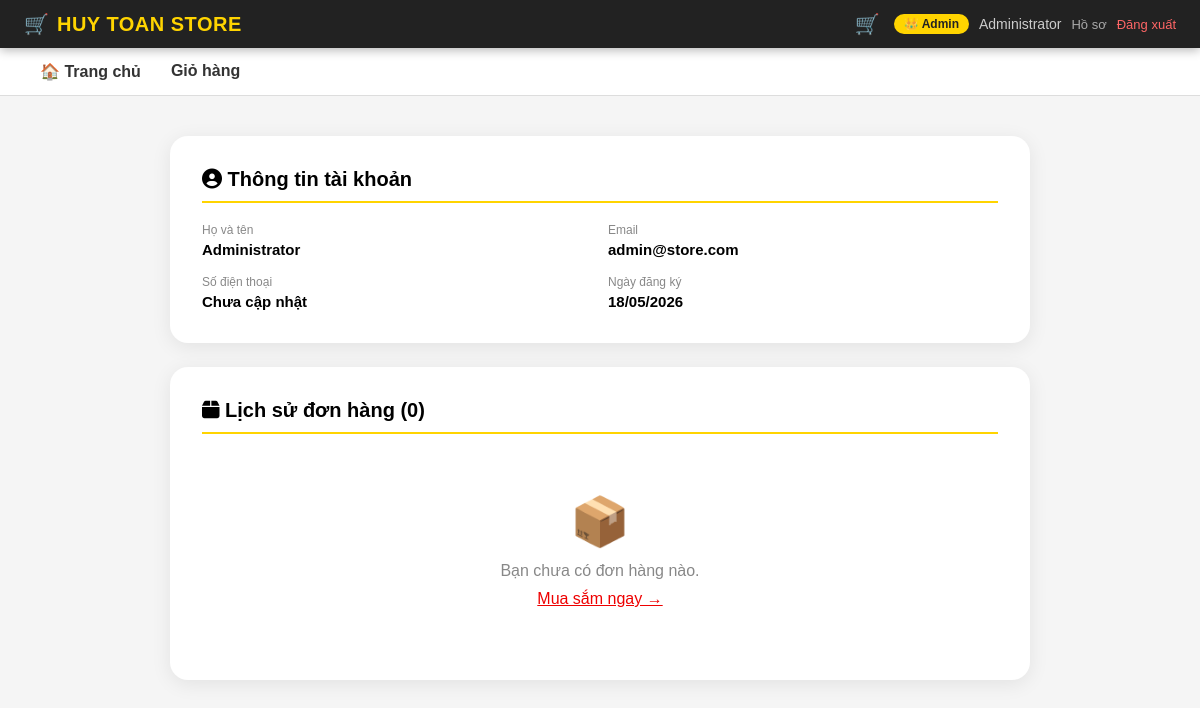
/shares/Auth/profile (signed in), run on the app's committed database.
### tables this page shows
CREATE TABLE IF NOT EXISTS `user` (
  `id`         INT          AUTO_INCREMENT PRIMARY KEY,
  `fullname`   VARCHAR(100) NOT NULL,
  `email`      VARCHAR(150) NOT NULL UNIQUE,
  `phone`      VARCHAR(20)  DEFAULT '',
  `password`   VARCHAR(255) NOT NULL,
  `role`       ENUM('admin','user') DEFAULT 'user',
  `created_at` DATETIME     DEFAULT CURRENT_TIMESTAMP
);

### shares/app/controllers/AuthController.php (called while the page is built, shortened)
<?php
require_once 'app/models/UserModel.php';
require_once 'app/config/database.php';
class AuthController {
    private $conn;
    public function __construct() {
        $db = new Database();
        $this->conn = $db->getConnection();
    }
    private function _ensureTables() {
        $this->conn->exec("
            CREATE TABLE IF NOT EXISTS account (
                id       INT AUTO_INCREMENT PRIMARY KEY,
                username VARCHAR(255) NOT NULL UNIQUE,
                fullname VARCHAR(255) NOT NULL,
                password VARCHAR(255) NOT NULL,
                role     ENUM('admin','user') DEFAULT 'user'
            ) ENGINE=InnoDB DEFAULT CHARSET=utf8mb4
        ");
        $this->conn->exec("
            CREATE TABLE IF NOT EXISTS user (
                id         INT AUTO_INCREMENT PRIMARY KEY,
                fullname   VARCHAR(100) NOT NULL,
                email      VARCHAR(150) NOT NULL UNIQUE,
                phone      VARCHAR(20)  DEFAULT '',
                password   VARCHAR(255) NOT NULL,
                role       ENUM('admin','user') DEFAULT 'user',
                created_at DATETIME DEFAULT CURRENT_TIMESTAMP
            ) ENGINE=InnoDB DEFAULT CHARSET=utf8mb4
        ");
    }
    public function profile() {
        $stmt = $this->conn->prepare("SELECT * FROM user WHERE id = :id");
        $stmt->execute([':id' => $_SESSION['user_id']]);
        $row  = $stmt->fetch();
        $user = new UserModel(
            $row['id'], $row['fullname'], $row['email'],
            $row['phone'], $row['password'], $row['created_at']
        );
        $this->conn->exec("
            CREATE TABLE IF NOT EXISTS `order` (
                id INT AUTO_INCREMENT PRIMARY KEY,
                user_id INT, fullname VARCHAR(100), phone VARCHAR(20),
                address TEXT, city VARCHAR(100), note TEXT,
                shipping_method VARCHAR(20) DEFAULT 'standard',
                payment_method  VARCHAR(20) DEFAULT 'cod',
                total DECIMAL(15,2), status VARCHAR(20) DEFAULT 'pending',
                created_at DATETIME DEFAULT CURRENT_TIMESTAMP,
                FOREIGN KEY (user_id) REFERENCES user(id) ON DELETE SET NULL
            ) ENGINE=InnoDB DEFAULT CHARSET=utf8mb4
        ");
        $oStmt = $this->conn->prepare("SELECT * FROM `order` WHERE user_id = :uid ORDER BY created_at DESC");
        $oStmt->execute([':uid' => $_SESSION['user_id']]);
        $orders = $oStmt->fetchAll();
        include 'app/views/auth/profile.php';
    }
}

### shares/index.php (called while the page is built, shortened)
<?php
require_once 'app/models/UserModel.php';
require_once 'app/config/database.php';
$url = $_GET['url'] ?? '';
$url = rtrim($url, '/');
$url = filter_var($url, FILTER_SANITIZE_URL);
$url = explode('/', $url);
$action         = (!empty($url[1])) ? $url[1] : 'index';
$controller = new $controllerName();
$params = array_slice($url, 2);
call_user_func_array([$controller, $action], $params);

### shares/app/config/database.php (called while the page is built, shortened)
<?php
class Database {
    private $host     = "localhost";
    private $db_name  = "my_store";
    private $username = "root";
    private $password = "";
    public function getConnection() {
        $this->conn = null;
        try {
            $this->conn = new PDO(
                "mysql:host=" . $this->host . ";dbname=" . $this->db_name . ";charset=utf8mb4",
                $this->username,
                $this->password
            );
            $this->conn->setAttribute(PDO::ATTR_ERRMODE, PDO::ERRMODE_EXCEPTION);
            $this->conn->setAttribute(PDO::ATTR_DEFAULT_FETCH_MODE, PDO::FETCH_ASSOC);
        } catch (PDOException $exception) {
            echo "Connection error: " . $exception->getMessage();
        }
        return $this->conn;
    }
}

### shares/app/models/UserModel.php (called while the page is built, shortened)
<?php
class UserModel {
    private $fullname;
    private $email;
    private $phone;
    private $created_at;
    public function __construct($id, $fullname, $email, $phone, $password, $created_at = '') {
        $this->fullname   = $fullname;
        $this->email      = $email;
        $this->phone      = $phone;
        $this->created_at = $created_at;
    }
    public function getFullname()  { return $this->fullname; }
    public function getEmail()     { return $this->email; }
    public function getPhone()     { return $this->phone; }
    public function getCreatedAt() { return $this->created_at; }
}

### shares/app/views/auth/profile.php (the view, shortened to what this page needs)
<?php
$baseUrl = rtrim(dirname($_SERVER['SCRIPT_NAME']), '/\\');
?>
<!DOCTYPE html>
<html lang="vi">
<head>
    <link rel="stylesheet" href="<?= $baseUrl ?>/public/css/style.css">
    <link rel="stylesheet" href="https://cdnjs.cloudflare.com/ajax/libs/font-awesome/6.5.1/css/all.min.css">
</head>
<body>
<?php include 'shares/header.php'; ?>
<nav class="menu">
    <a href="<?= $baseUrl ?>/Product/list">🏠 Trang chủ</a>
    <a href="<?= $baseUrl ?>/Cart/view">Giỏ hàng</a>
</nav>
<div class="profile-wrap">
    <div class="profile-card">
        <h3><i class="fa-solid fa-user-circle"></i> Thông tin tài khoản</h3>
        <div class="info-grid">
            <div class="info-item"><label>Họ và tên</label><span><?= htmlspecialchars($user->getFullname()) ?></span></div>
            <div class="info-item"><label>Email</label><span><?= htmlspecialchars($user->getEmail()) ?></span></div>
            <div class="info-item"><label>Số điện thoại</label><span><?= htmlspecialchars($user->getPhone() ?: 'Chưa cập nhật') ?></span></div>
            <div class="info-item"><label>Ngày đăng ký</label><span><?= date('d/m/Y', strtotime($user->getCreatedAt())) ?></span></div>
        </div>
    </div>
    <div class="profile-card">
        <h3><i class="fa-solid fa-box"></i> Lịch sử đơn hàng (<?= count($orders) ?>)</h3>
        <?php if (empty($orders)): ?>
            <div class="empty-orders">
                <div style="font-size:48px; margin-bottom:12px;">📦</div>
                <p>Bạn chưa có đơn hàng nào.</p>
                <a href="<?= $baseUrl ?>/Product/list" style="color:#e00; display:inline-block; margin-top:10px;">Mua sắm ngay →</a>
            </div>
        <?php endif; ?>
    </div>
</div>
</body>
</html>

### shares/public/css/style.css (style rules this page uses)
* { margin:0; padding:0; box-sizing:border-box; font-family:Arial; }
body { background:#f5f5f5; }
.menu { background:#fff; padding:14px 40px; display:flex; gap:30px; border-bottom:1px solid #ddd; }
.menu a { text-decoration:none; color:#333; font-weight:bold; }

### shares/app/views/auth/profile.php (style rules this page uses)
.profile-wrap { max-width:900px; margin:40px auto; padding:0 20px; }
.profile-card { background:#fff; border-radius:18px; padding:32px; box-shadow:0 4px 20px rgba(0,0,0,.08); margin-bottom:24px; }
.profile-card h3 { font-size:20px; margin-bottom:20px; border-bottom:2px solid #ffd400; padding-bottom:10px; }
.info-grid { display:grid; grid-template-columns:1fr 1fr; gap:16px; }
.info-item label { font-size:12px; color:#888; display:block; margin-bottom:4px; }
.info-item span { font-weight:bold; font-size:15px; }
.empty-orders { text-align:center; padding:40px; color:#888; }

### data on the page
user: fullname "Administrator", email "admin@store.com", phone "Chưa cập nhật", created_at "18/05/2026"

### other printed values
$_SESSION['user_name'] "Administrator"
count($orders) "0"
